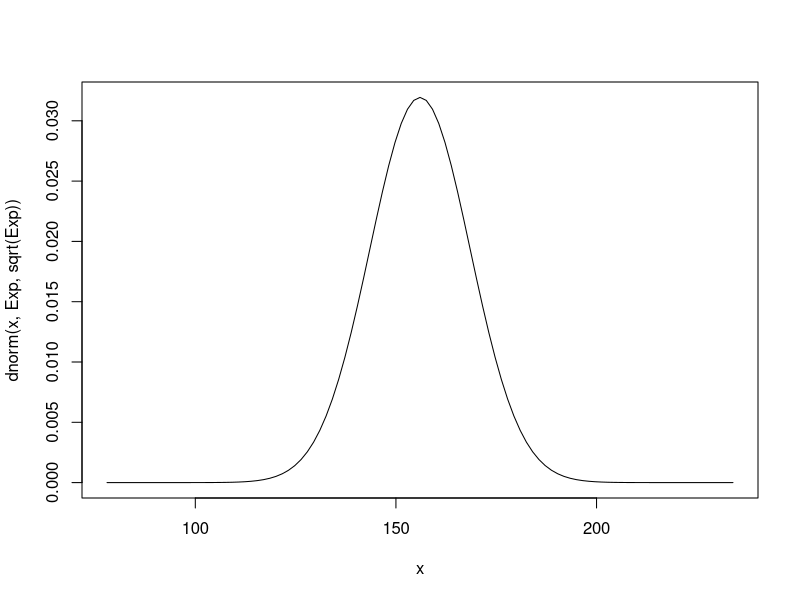
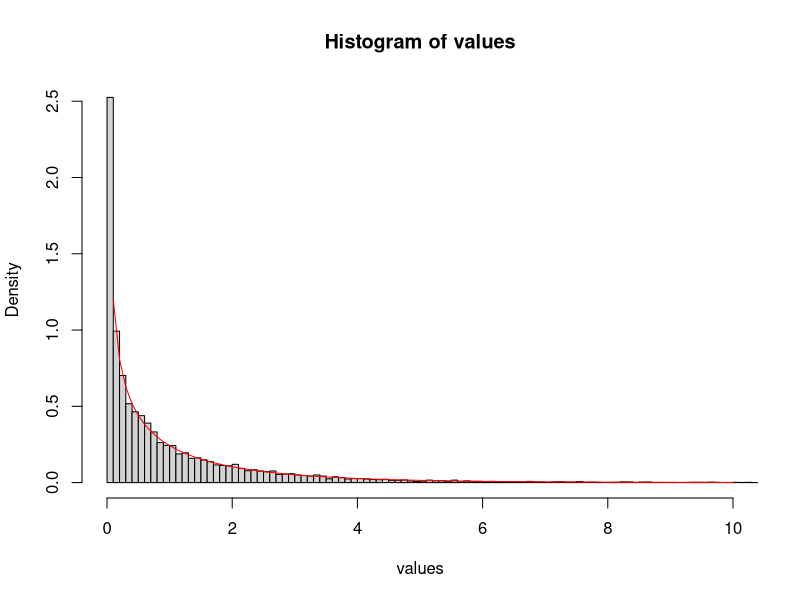
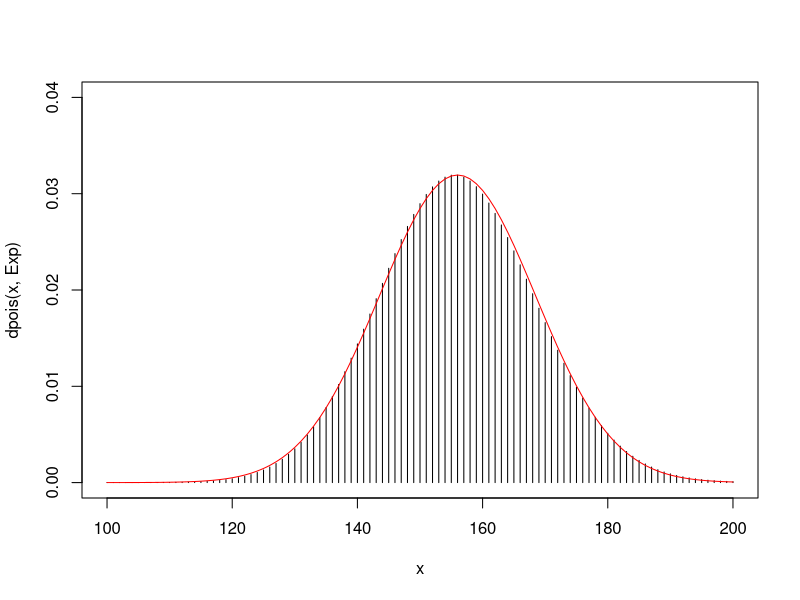
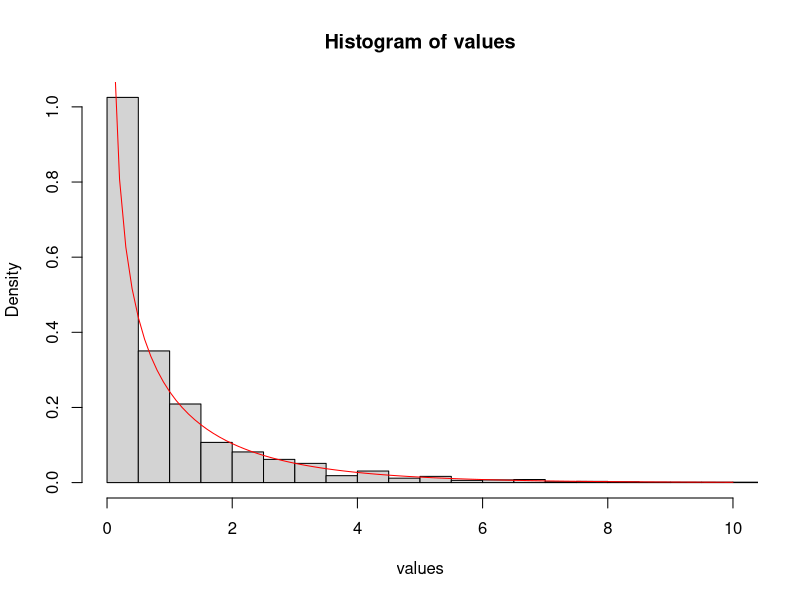
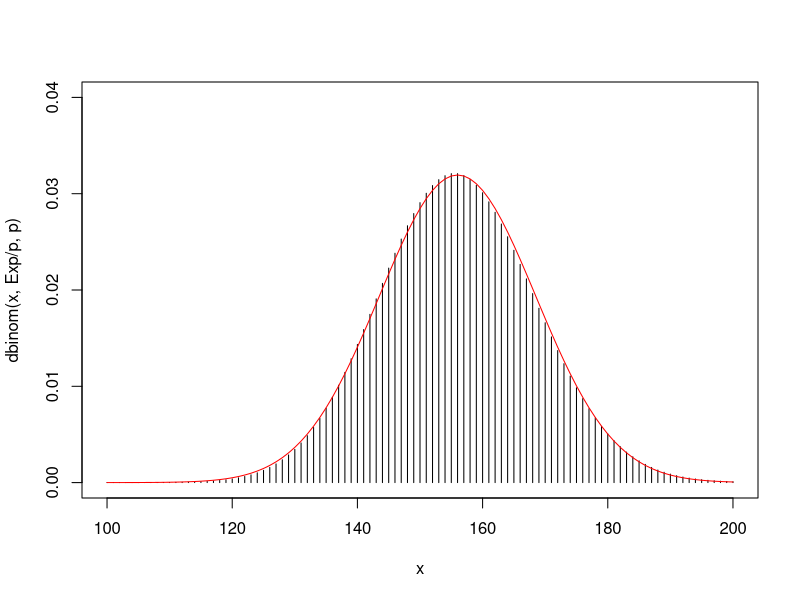
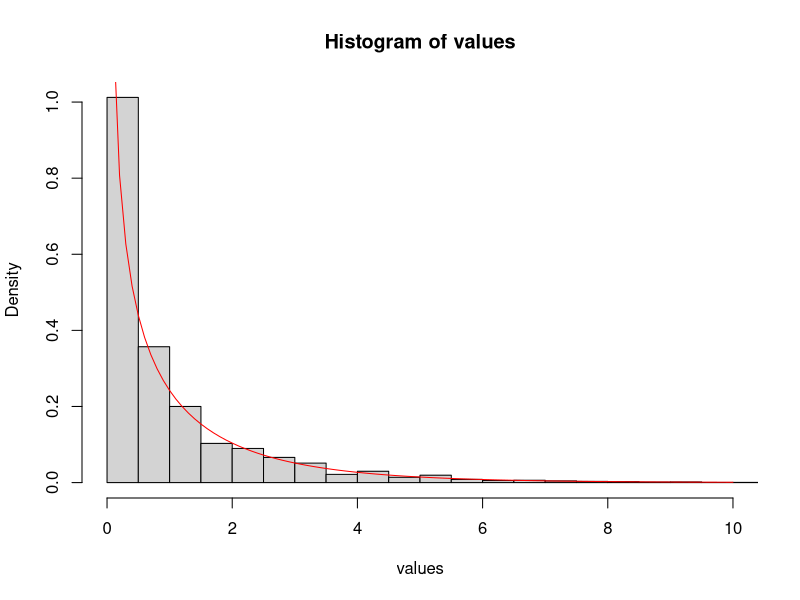
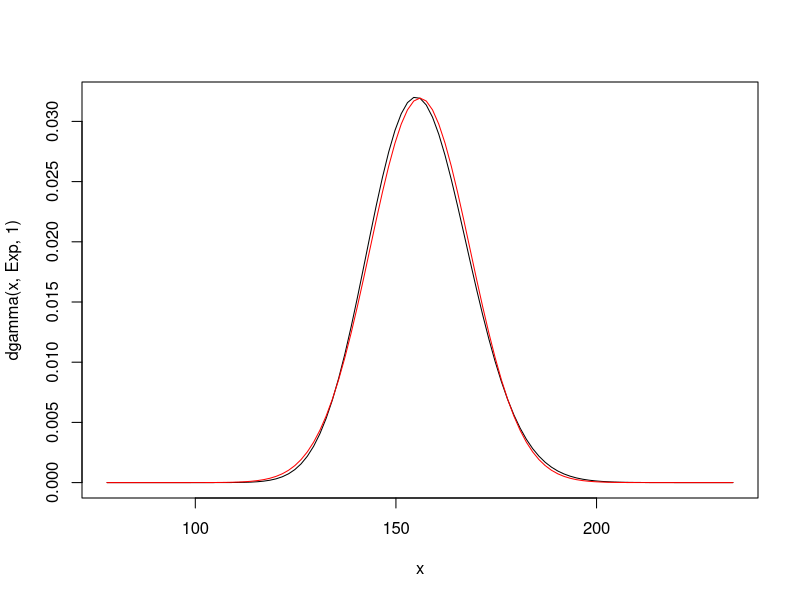
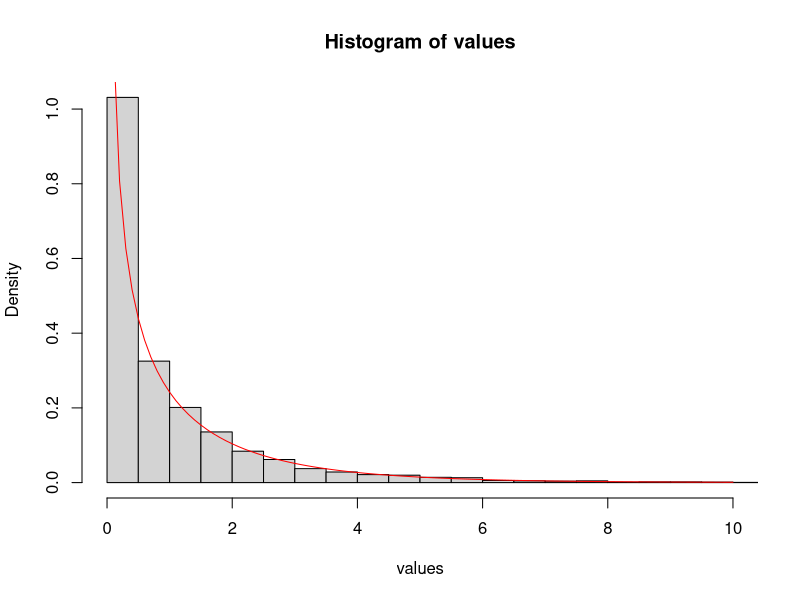

Write the R code that produced these figures, in order.
#Math E-156 Script 4A-ChiSquare.R
#An exploration of sections 3.4.2 and 3.5 in the textbook

#Topic 1 -- when should we expecte a chi-square distribution?
#We have a cell in a contingency table where the expected number of observations is Exp.
#The observed number is Obs.
#A standard chi-squared test assumes that the sum of (Obs-Exp)^2/Exp has the chi-square distribution
#Here are some models for which this is a good approximation.

Exp = 156; N = 10^4; values <- numeric(N) #change this if you like, but Exp should be an even integer
#Case 1: Obs has a normal distribution whose mean and variance both equal Exp
#In this case the values we generate have the chi square distribution by definition
curve(dnorm(x,Exp,sqrt(Exp)), from = Exp/2, to = 3*Exp/2) #a continuous distribution
#Now generate lots of samples
for (i in 1:N) {
  values[i] <- (rnorm(1,Exp,sqrt(Exp))-Exp)^2/Exp
}
hist(values, xlim = c(0,10), breaks = "fd", freq = FALSE) #display probabilities
curve(dchisq(x,1), col = "red", add = TRUE)
mean(values); var(values) #should be close to 1 and 2

#Case 2: Obs has a Poisson distribution with parameter Exp, whose mean and variance both equal Exp
x <- 100:200
plot(x,dpois(x,Exp), ylim = c(0, 0.04),type = "h") #a discrete distribution
curve(dnorm(x,Exp,sqrt(Exp)), col = "red", add = TRUE) #well approximated by normal distribution
#Again generate lots of samples
for (i in 1:N) {
  values[i] <- (rpois(1,Exp)-Exp)^2/Exp
}
hist(values, xlim = c(0,10), breaks = 40, freq = FALSE) #display probabilities
curve(dchisq(x,1), col = "red", add = TRUE)
mean(values); var(values) #should be close to 1 and 2
#Try with a smaller value of Exp and the fit is less good

#Case 3: Obs has a binomial distribution with n = 100*Exp, p = .01.
#The mean is Exp and the variance is 0.99*Exp (not quite equal to the mean)
x <- 100:200
p <- .01     #small value makes the distribution nearly Poisson
plot(x,dbinom(x,Exp/p, p), ylim = c(0, 0.04),type = "h")
curve(dnorm(x,Exp,sqrt(Exp)), col = "red", add = TRUE) #normal approximation still pretty good
#Generate some samples
for (i in 1:N) {
  values[i] <- (rbinom(1,Exp/p,p)-Exp)^2/Exp
}
hist(values, xlim = c(0,10), breaks = 40, freq = FALSE) #display probabilities
curve(dchisq(x,1), col = "red", add = TRUE)
mean(values); var(values) #should be close to 1 and 2
#In this case Exp/p must be an integer.
#There is no way to make the variance precisely equal to the mean
#Try with a smaller value of Exp and the fit is less good
#Try with a larger value of p and the Poisson approximation is less good


#Case 4: Obs has a gamma distribution with r = Exp, rate = 1, whose mean and variance equal Exp
curve(dgamma(x,Exp,1), from = Exp/2, to = 3*Exp/2)
curve(dnorm(x,Exp,sqrt(Exp)), col = "red", add = TRUE)  #very similar density function
#Generate samples
for (i in 1:N) {
  values[i] <- (rgamma(1,Exp,1)-Exp)^2/Exp
}
hist(values, xlim = c(0,10), breaks = 40, freq = FALSE) #display probabilities
curve(dchisq(x,1), col = "red", add = TRUE)
mean(values); var(values) #should be close to 1 and 2

#Case 5: Obs has a negative binomial distribution with r = Exp/2, p = 0.5, whose mean and variance equal Exp
#Flip a fair coin and count how many flips you do until you get Exp/2 heads
#Careful -- the R function just counts the number of tails!
x <- 100:200    #the total number of flips, including the Exp/2 heads
#We are looking for x - Exp/2 tails (first argument) before we get Exp/2 heads (second argument)
plot(x, dnbinom(x-Exp/2,Exp/2, .5), ylim = c(0, 0.04),type = "h")
curve(dnorm(x,Exp,sqrt(Exp)), col = "red", add = TRUE)
for (i in 1:N) {
  values[i] <- (Exp/2+rnbinom(1,Exp/2,.5)-Exp)^2/Exp   #adding in the Exp/2 heads
}
hist(values, xlim = c(0,10), breaks =40, freq = FALSE) #display probabilities
curve(dchisq(x,1), col = "red", add = TRUE)
mean(values); var(values) #should be close to 1 and 2

#Topic 2 -- why do we sum over all the cells in the table?
#This was explored theoretically in the math notes for module 3.
#The table has just one row and two columns, but we sum over both cells.
Exp1 <- 100; Exp2 <- 200  #counts must sum to 300
Obs1 <- 120; Obs2 <- Exp1+Exp2 - Obs1
(Obs1-Exp1)^2/Exp1      #contribution from the first cell
(Obs2-Exp2)^2/Exp2      #contribution from the second cell
(Obs1-Exp1)^2/Exp1+(Obs2-Exp2)^2/Exp2   #sum is used for the standard chi-square test
#Keep track of sums for the individual cells
N <- 10^4; values1 <- numeric(N); values2 <- numeric(N);valuesSum <- numeric(N);values2Rescale <- numeric(N)
#To make the total constant, assume a binomial distribution with n = 300, p = 1/3
for (i in 1:N) {
  Obs1 = rbinom(1,Exp1+Exp2, 1/3)      #value in first cell
  Obs2 = Exp1+Exp2-Obs1                #calculated value in second cell
  values1[i] <- (Obs1 - Exp1)^2/Exp1   #contribution to chi square from first cell
  values2[i] <- (Obs2 - Exp2)^2/Exp2   #contribution to chi square from second cell
  valuesSum[i] <- (Obs1 - Exp1)^2/Exp1 + (Obs2 - Exp2)^2/Exp2  #contribution to chi square from second cell
  values2Rescale[i] <- (1+Exp2/Exp1)*(Obs2 - Exp2)^2/Exp2      #rescaled contribution from second cell
}
hist(values1, breaks = 30, freq = FALSE, xlim = c(0, 10))  #from first cell only
curve(dchisq(x,1), col = "red", add = TRUE) #same shape but but histogram is squeezed to the left
mean(values1); var(values1)  #both are too small
hist(values2, breaks = 30, freq = FALSE, xlim = c(0, 10))  #from second cell only
curve(dchisq(x,1), col = "red", add = TRUE) #same shape but but histogram is squeezed to the left
mean(values2); var(values2)  #both are much too small
hist(valuesSum, breaks = 30, freq = FALSE, xlim = c(0, 10)) #sum over both cells
curve(dchisq(x,1), col = "red", add = TRUE)  #much better fit
mean(valuesSum); var(valuesSum)  #right on target
hist(values2Rescale, breaks = 30, freq = FALSE, xlim = c(0, 10))
curve(dchisq(x,1), col = "red", add = TRUE) #exactly the same
mean(values2Rescale); var(values2Rescale)  #right on target

#Notice that we can get a chi square distribution from just one of the observations if we rescale.
#If we were just doing a permutation test using the chi square function, either cell would be OK.

#For a 3-way table we need to use a multinomial distribution, which R can handle
Exp1 <- 100; Exp2 <- 200; Exp3 <- 300 #three cells - counts must sum to 600
N <- 10^4; valuesSum <- numeric(N); valuesFirst2<- numeric(N)
#To make the total constant, assume a multinomial distribution with n = 600, p1 = 1/6, p2 = 2/6, p3 = 3/6
rmultinom(1, Exp1+Exp2+Exp3, prob = c(Exp1, Exp2, Exp3)) #probabilities get rescaled
for (i in 1:N) {
  Obs = rmultinom(1, Exp1+Exp2+Exp3, prob = c(Exp1, Exp2, Exp3)) 
  valuesSum[i] <- (Obs[1] - Exp1)^2/Exp1 + (Obs[2] - Exp2)^2/Exp2 + (Obs[3] - Exp3)^2/Exp3 #sum over 3 cells
  valuesFirst2[i] <- (Obs[1] - Exp1)^2/Exp1 + (Obs[2] - Exp2)^2/Exp2 #sum over 2 cells
}
#Now the result is chi square with two degrees of freedom
hist(valuesSum, breaks = 30, freq = FALSE, xlim = c(0, 10))
curve(dchisq(x,2), col = "red", add = TRUE)    #perfect fit
mean(valuesSum); var(valuesSum)  #should be 2 and 4
#If we use just the first two cells the scaling is wrong
hist(valuesFirst2, breaks = 30, freq = FALSE, xlim = c(0, 10))
curve(dchisq(x,2), col = "red", add = TRUE)    #right shape but histogram is squeezed to the left
mean(valuesFirst2); var(valuesFirst2)  #less than 2 and 4
